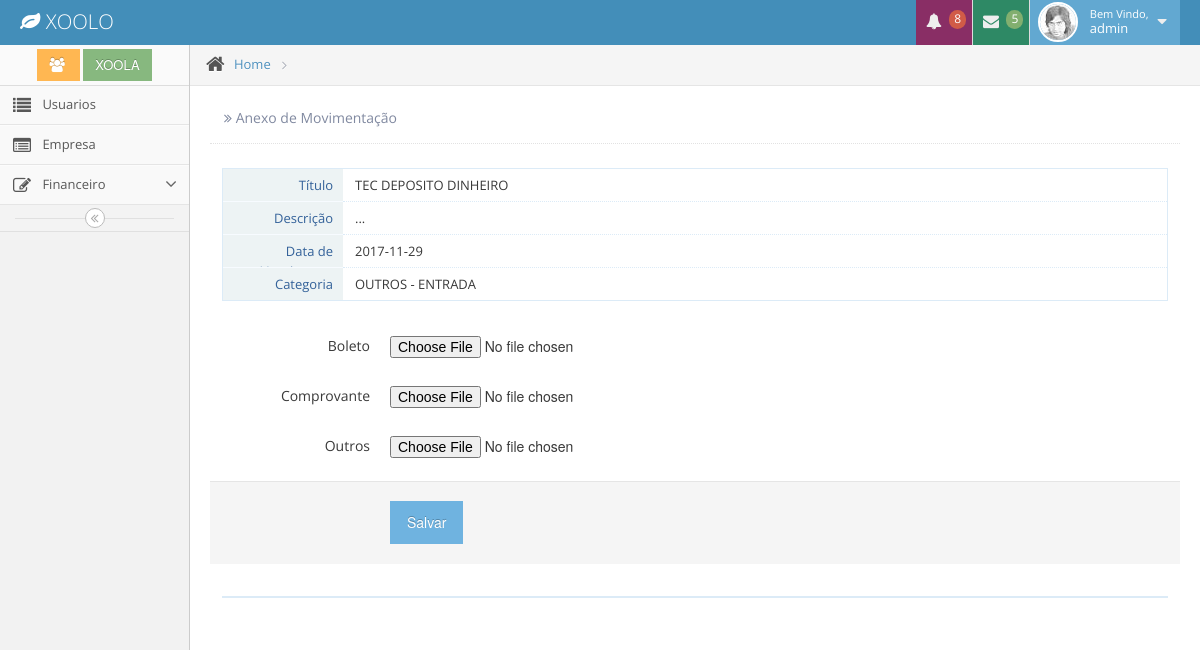
/movimentacao/docs/1 (signed in), run on the app's committed database.
### app/model/__init__.py (models this page shows, shortened)
class Usuario(db.Model,UserMixin):
      id            = db.Column(db.Integer, primary_key=True)
      nome          = db.Column(db.String(100), index=True)
      sobrenome     = db.Column(db.String(255), index=True)
      email         = db.Column(db.String(100), unique=True, index=True)
      password      = db.Column(db.String(100), index=True)
      login         = db.Column(db.String(100))
      empresa_id    = db.Column(db.Integer, db.ForeignKey('empresa.id'))
      date_created  = db.Column(db.DateTime)
      date_modified = db.Column(db.DateTime)

class Empresa(db.Model):
      id            = db.Column(db.Integer, primary_key=True)
      nome          = db.Column(db.String(100), index=True)
      nome_resp     = db.Column(db.String(100), index=True)
      email         = db.Column(db.String(100), index=True)
      telegram      = db.Column(db.String(100), index=True)
      Usuario       = db.relationship('Usuario', backref='empresa', lazy='dynamic')
      Movimentacao  = db.relationship('Movimentacao', backref='empresa', lazy='dynamic')
      Categoria     = db.relationship('Categoria', backref='empresa', lazy='dynamic')
      Conta         = db.relationship('Conta', backref='empresa', lazy='dynamic')
      date_created  = db.Column(db.DateTime)
      date_modified = db.Column(db.DateTime)

class Movimentacao(db.Model):
      id                = db.Column(db.Integer, primary_key=True)
      titulo            = db.Column(db.String(100), index=True)
      descricao         = db.Column(db.String(255), index=True)
      valor             = db.Column(db.Float)
      juros             = db.Column(db.Float,default=0)
      multa             = db.Column(db.Float,default=0)
      desconto          = db.Column(db.Float,default=0)
      data_v            = db.Column(db.Date)
      data_pagamento    = db.Column(db.Date)
      parcelas          = db.Column(db.Integer)
      parcelas_id       = db.Column(db.Integer)
      efetuado          = db.Column(db.Boolean)
      finalizada        = db.Column(db.Boolean, default=False)
      categoria_id      = db.Column(db.Integer, db.ForeignKey('categoria.id'))
      formapagamento_id = db.Column(db.Integer, db.ForeignKey('formapagamento.id'))
      empresa_id        = db.Column(db.Integer, db.ForeignKey('empresa.id'))
      conta_id          = db.Column(db.Integer, db.ForeignKey('conta.id'))
      docs              = db.relationship('Docs', secondary=Mov_Docs,  backref=db.backref('movimentacao',lazy='dynamic'))
      date_created      = db.Column(db.DateTime)
      date_modified     = db.Column(db.DateTime)

class Categoria(db.Model):
      id            = db.Column(db.Integer, primary_key=True)
      titulo        = db.Column(db.String(100), index=True)
      descricao     = db.Column(db.String(255), index=True)
      status        = db.Column(db.Integer)
      empresa_id    = db.Column(db.Integer, db.ForeignKey('empresa.id'))
      Movimentacao  = db.relationship('Movimentacao', backref='categoria', lazy='dynamic')
      Planejamento  = db.relationship('Planejamento', backref='categoria', lazy='dynamic')
      date_created  = db.Column(db.DateTime)
      date_modified = db.Column(db.DateTime)

### app/controllers/movimentacao/controllers.py (the view, shortened to what this page needs)
@movimentacao.route('/docs/<int:mov_id>', methods=('GET', 'POST'))
@login_required
def docs(mov_id):
    mov = Movimentacao.query.get(mov_id)
    form = DocsForm()
    return render_template('movimentacao/docs.html',title='Anexo de Movimentação',form=form,mov=mov)

### app/controllers/movimentacao/forms.py
class DocsForm(Form):
     boleto       =  FileField('boleto')
     comprovante  =  FileField('comprovante')
     outros       =  FileField('outros')

### app/__init__.py (called while the page is built)
@app.context_processor
def utility_processor():
    def formatar_dinheiro(value):
        if type(value) == str:
           value = int(value)
        valor = format_decimal(value, format='#.##,##;(#)')
        return "R$ {}".format(valor)
    return dict(formatar_dinheiro=formatar_dinheiro)

### app/controllers/auth/controllers.py (called while the page is built)
@login_manager.user_loader
def user_loader(user_id):
    return Usuario.query.get(user_id)

### app/controllers/movimentacao/controllers.py (called while the page is built)
@movimentacao.context_processor
def dados():
    empresa = Empresa.query.get(session['empresa'])
    usuario = Usuario.query.get(current_user.id)
    hoje    = datetime.date.today()
    return dict(empresa=empresa.nome, usuario = usuario.nome, hoje=hoje)

### app/templates/movimentacao/docs.html (shortened to what this page needs)
{% extends "layout/base.html" %}
{% block content %}
										<div class="profile-user-info profile-user-info-striped">
											<div class="profile-info-row">
												<div class="profile-info-name"> Título </div>
												<div class="profile-info-value">
													<span>{{mov.titulo}}</span>
												</div>
											</div>
											<div class="profile-info-row">
												<div class="profile-info-name"> Descrição </div>
												<div class="profile-info-value">
													<span>{{mov.descricao}}</span>
												</div>
											</div>
											<div class="profile-info-row">
												<div class="profile-info-name"> Data de Vencimento </div>
												<div class="profile-info-value">
													<span>{{mov.data_v}}</span>
												</div>
											</div>
											<div class="profile-info-row">
												<div class="profile-info-name"> Categoria </div>
												<div class="profile-info-value">
													<span >{{mov.categoria.titulo}}</span>
												</div>
											</div>
	</div>
    <form action="" method="post" name="docs" enctype="multipart/form-data" class="form-horizontal">
      <p>
                 <br>
       </p>
        <div class="control-group">
					   <label class="control-label" for="form-field-1">Boleto</label>
					  <div class="controls">
                     {{ form.boleto }}
					  </div>
			</div>
        <div class="control-group">
					   <label class="control-label" for="form-field-1">Comprovante</label>
					  <div class="controls">
                     {{ form.comprovante }}
					  </div>
			</div>
        <div class="control-group">
					   <label class="control-label" for="form-field-1">Outros</label>
					  <div class="controls">
                     {{ form.outros }}
					  </div>
			</div>
               <div class="form-actions">
	  				<input type="submit" value="Salvar" class="btn btn-info">
              </div>
      </form>
					<div class="profile-user-info profile-user-info-striped">
	</div>
{% endblock %}

### app/templates/layout/base.html (shortened to what this page needs)
<!DOCTYPE html>
<html lang="en">
   <head>
        <link rel="stylesheet" media="screen" href="{{ url_for('static', filename='css/bootstrap.min.css') }}">
        <link rel="stylesheet" media="screen" href="{{ url_for('static', filename='css/bootstrap-responsive.min.css') }}">
        <link rel="stylesheet" media="screen" href="{{ url_for('static', filename='css/xoola.css') }}">
        <link rel="stylesheet" media="screen" href="{{ url_for('static', filename='css/font-awesome.min.css') }}">
        <link rel="stylesheet" media="screen" href="{{ url_for('static', filename='css/pagina.css') }}">
        <link rel="stylesheet"                href="{{ url_for('static', filename='css/daterangepicker.css' )}}" />
		<link rel="stylesheet" href="../static/css/jquery-ui-1.10.3.custom.min.css" />
		<link rel="stylesheet" href="../static/css/chosen.css" />
		<link rel="stylesheet" href="../static/css/datepicker.css" />
		<link rel="stylesheet" href="../static/css/bootstrap-timepicker.css" />
		<link rel="stylesheet" href="../static/css/daterangepicker.css" />
		<link rel="stylesheet" href="../static/css/colorpicker.css" />
		<link rel="stylesheet" href="../static/css/ace.min.css" />
		<link rel="stylesheet" href="../static/css/ace-responsive.min.css" />
		<link rel="stylesheet" href="../static/css/ace-skins.min.css" />
        <link rel="stylesheet" media="screen" href="{{ url_for('static', filename='css/ace.min.css') }}">
        <link rel="stylesheet" media="screen" href="{{ url_for('static', filename='css/ace-responsive.min.css') }}">
        <link rel="stylesheet" media="screen" href="{{ url_for('static', filename='css/ace-skins.min.css') }}">
  </head>
  <body>
		<div class="navbar">
			<div class="navbar-inner">
				<div class="container-fluid">
					<a href="#" class="brand">
						<small>
							<i class="icon-leaf"></i>
							XOOLO
						</small>
					</a>
					<ul class="nav ace-nav pull-right">
						<li class="purple">
							<a data-toggle="dropdown" class="dropdown-toggle" href="#">
								<i class="icon-bell-alt icon-animated-bell"></i>
								<span class="badge badge-important">8</span>
							</a>
						</li>
						<li class="green">
							<a data-toggle="dropdown" class="dropdown-toggle" href="#">
								<i class="icon-envelope icon-animated-vertical"></i>
								<span class="badge badge-success">5</span>
							</a>
						</li>
						<li class="light-blue">
							<a data-toggle="dropdown" href="#" class="dropdown-toggle">
								<img class="nav-user-photo" src="{{url_for('static', filename='avatars/user.jpg')}}" alt="Jason's Photo" />
								<span class="user-info">
									<small>Bem Vindo,</small>
									{{usuario}}
								</span>
								<i class="icon-caret-down"></i>
							</a>
						</li>
					</ul>
				</div>
			</div>
		</div>
		<div class="main-container container-fluid">
			<div class="sidebar" id="sidebar">
				<div class="sidebar-shortcuts" id="sidebar-shortcuts">
					<div class="sidebar-shortcuts-large" id="sidebar-shortcuts-large">
						<button class="btn btn-small btn-warning">
							<i class="icon-group"></i>
						</button>
						<button class="btn btn-small btn-success ">
							{{empresa }}
						</button>
					</div>
				</div>
				<ul class="nav nav-list">
		      {% if current_user.id == 1 %}
					{% if session['tela'] == "usuario" %}
					<li class='active'>
               {% else %}
               <li>
               {% endif %}
						<a href="{{url_for('usuario.index')}}">
							<i class="icon-list"></i>
							<span class="menu-text"> Usuarios </span>
						</a>
					</li>
              {% if session['tela'] == "empresa" %}
					<li class='active'>
               {% else %}
               <li>
               {% endif %}
						<a href="{{url_for('empresa.index')}}">
							<i class="icon-list-alt"></i>
							<span class="menu-text"> Empresa </span>
						</a>
					</li>
             {% endif %}
                    {% if   session['tela'] == 'conta'         or
                            session['tela'] == 'entrada'       or
                            session['tela'] == 'saida'         or
                            session['tela'] == 'relatorio'     or
                            session['tela'] == 'categoria'     or
                            session['tela'] == 'pesquisa'
                    %}
					<li class="active open">
					{% else %}
					<li>
					{% endif %}
						<a href="#" class="dropdown-toggle">
							<i class="icon-edit"></i>
							<span class="menu-text"> Financeiro </span>
							<b class="arrow icon-angle-down"></b>
						</a>
					</li>
				</ul>
				<div class="sidebar-collapse" id="sidebar-collapse">
					<i class="icon-double-angle-left"></i>
				</div>
			</div>
			<div class="main-content">
				<div class="breadcrumbs" id="breadcrumbs">
					<ul class="breadcrumb">
						<li>
							<i class="icon-home home-icon"></i>
							<a href="#">Home</a>
							<span class="divider">
								<i class="icon-angle-right arrow-icon"></i>
							</span>
						</li>
					</ul>
				</div>
				<div class="page-content">
					<div class="page-header position-relative">
						<h1>
							<small>
								<i class="icon-double-angle-right"></i>
								{{ title }}
							</small>
						</h1>
					</div>
    {% block content %}
    {% endblock %}
	</body>
</html>

### data on the page
Usuario: nome "admin"
Empresa: nome "XOOLA"
Movimentacao: titulo "TEC DEPOSITO DINHEIRO", descricao "...", data_v "2017-11-29"
Categoria: categoria.titulo "OUTROS - ENTRADA"

### other printed values
{{ title }} "Anexo de Movimentação"
